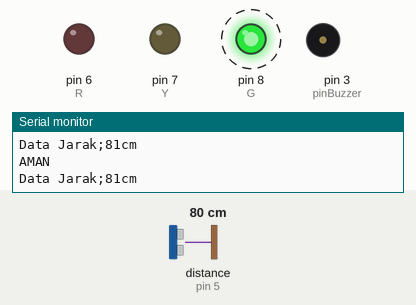
This sketch was run on a simulated Arduino Uno, built with avr-gcc and run on an emulated ATmega328P. Shown: output pins drawn as LEDs (lit = HIGH), buzzer (waves = sounding, pin HIGH), the last lines printed to the serial monitor. Dashed ring = blinking. The inputs (shaded band) are chosen by the test bench; at power-on: distance to the obstacle (sensor on pin 5) 80 cm. The echo pulse lasts 58.3 µs per cm.

Above: at 2.4 s.
2.5 s: distance to the obstacle (sensor on pin 5) set to 73 cm
6.0 s: distance to the obstacle (sensor on pin 5) set to 66 cm
At 7.4 s:
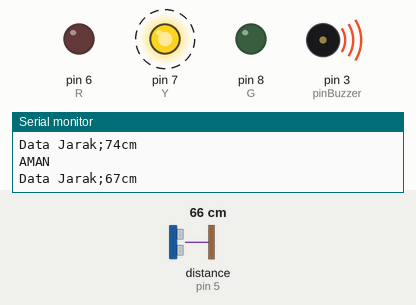
9.7 s: distance to the obstacle (sensor on pin 5) set to 23 cm
13.2 s: distance to the obstacle (sensor on pin 5) set to 18 cm
At 14.6 s:
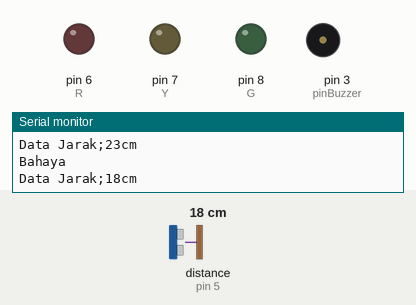
17.1 s: distance to the obstacle (sensor on pin 5) set to 35 cm
At 18.0 s:
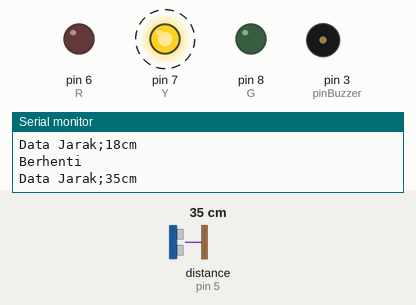
20.6 s: distance to the obstacle (sensor on pin 5) set to 2 cm
At 21.91 s:
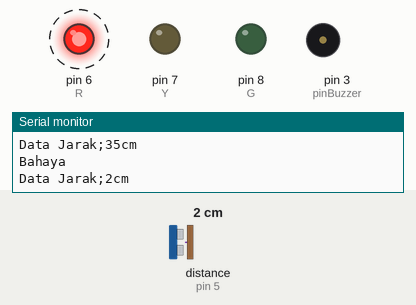
Timing chart, 0 to 25.1 s (numbered marks = the images above; inputs shaded):
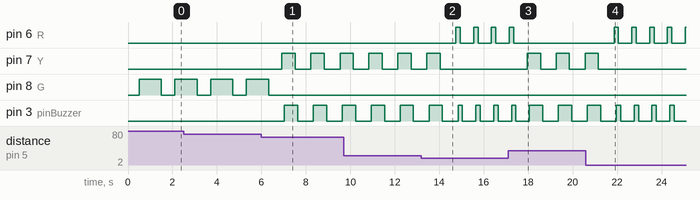

Measured:
- the behaviour switches between 70 and 69 cm on distance to the obstacle (sensor on pin 5) (found by bisection; images 0 and 1)
- the behaviour switches between 21 and 20 cm on distance to the obstacle (sensor on pin 5) (found by bisection; images 1 and 2)
- after the input at 6.0 s, pin 7 (Y): alternates HIGH for 0.60 s and LOW for 0.70 s, starting after 0.93 s; pin 8 (G): goes on until 6.3 s, then stays LOW; pin 3 (pinBuzzer): alternates HIGH for 0.60 s and LOW for 0.70 s, starting after 1.0 s
- after the input at 13.2 s, pin 6 (R): alternates HIGH for 0.20 s and LOW for 0.60 s, starting after 1.5 s; pin 7 (Y): goes on until 14.0 s, then stays LOW
- after the input at 17.1 s, pin 6 (R): goes on until 17.4 s, then stays LOW; pin 7 (Y): alternates HIGH for 0.60 s and LOW for 0.70 s, starting after 0.86 s
- after the input at 20.6 s, pin 6 (R): alternates HIGH for 0.20 s and LOW for 0.60 s, starting after 1.3 s; pin 7 (Y): goes on until 21.2 s, then stays LOW
- by itself, pin 8 (G): alternates HIGH for 1.0 s and LOW for 0.61 s

The sketch:

5.sensorultrasonik_uti.ino
```cpp
// inisialisasi
#include<NewPing.h>

int echo=5;
int trig=4;
int batas=200;//maksimal400cm
int R=6;
int Y=7;
int G=8;
int pinBuzzer=3;

NewPing cm(trig,echo,batas);

void setup() {
  Serial.begin (115200);
  pinMode(3,OUTPUT);
  pinMode(6,OUTPUT);
  pinMode(7,OUTPUT);
  pinMode(8,OUTPUT);
}

void loop() {
  int bacaJarak=cm.ping_cm();

  Serial.print("Data Jarak;");
  Serial.print(bacaJarak);
  Serial.print("cm");
  Serial.println();

  delay(500);

  if(bacaJarak<=20){
  digitalWrite(R,HIGH);
  delay(100);
  digitalWrite(3,HIGH);
  delay(100);
  digitalWrite(R,LOW);
  delay(100);
  digitalWrite(3,LOW);
  Serial.println("Berhenti");
}
else if (bacaJarak>=71){
  digitalWrite(G,HIGH);
  delay(1000);
  digitalWrite(G,LOW);
  delay(100);
  Serial.println("AMAN");
}
else{
  digitalWrite(Y,HIGH);
  delay(100);
  digitalWrite(3,HIGH);
  delay(500);
  digitalWrite(Y,LOW);
  delay(100);
  digitalWrite(3,LOW);
  delay(100);
  Serial.println("Bahaya");
}
}
```
